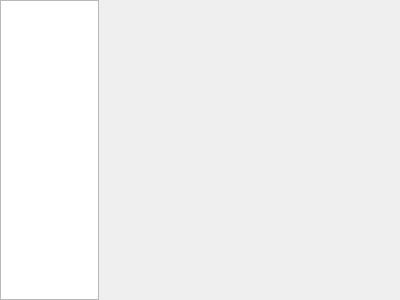
<?xml version="1.0" encoding="UTF-8"?>
<ui version="4.0">
 <class>Form</class>
 <widget class="QWidget" name="Form">
  <property name="geometry">
   <rect>
    <x>0</x>
    <y>0</y>
    <width>400</width>
    <height>300</height>
   </rect>
  </property>
  <property name="windowTitle">
   <string>Form</string>
  </property>
  <layout class="QHBoxLayout" name="horizontalLayout" stretch="100,300">
   <property name="sizeConstraint">
    <enum>QLayout::SetMinimumSize</enum>
   </property>
   <property name="leftMargin">
    <number>0</number>
   </property>
   <property name="topMargin">
    <number>0</number>
   </property>
   <property name="rightMargin">
    <number>0</number>
   </property>
   <property name="bottomMargin">
    <number>0</number>
   </property>
   <item>
    <widget class="QListWidget" name="listWidget"/>
   </item>
   <item>
    <widget class="DictPropertyWidget" name="widget" native="true"/>
   </item>
  </layout>
 </widget>
 <customwidgets>
  <customwidget>
   <class>DictPropertyWidget</class>
   <extends>QWidget</extends>
   <header>ui/DictPropertyWidget.h</header>
   <container>1</container>
  </customwidget>
 </customwidgets>
 <resources/>
 <connections/>
</ui>
